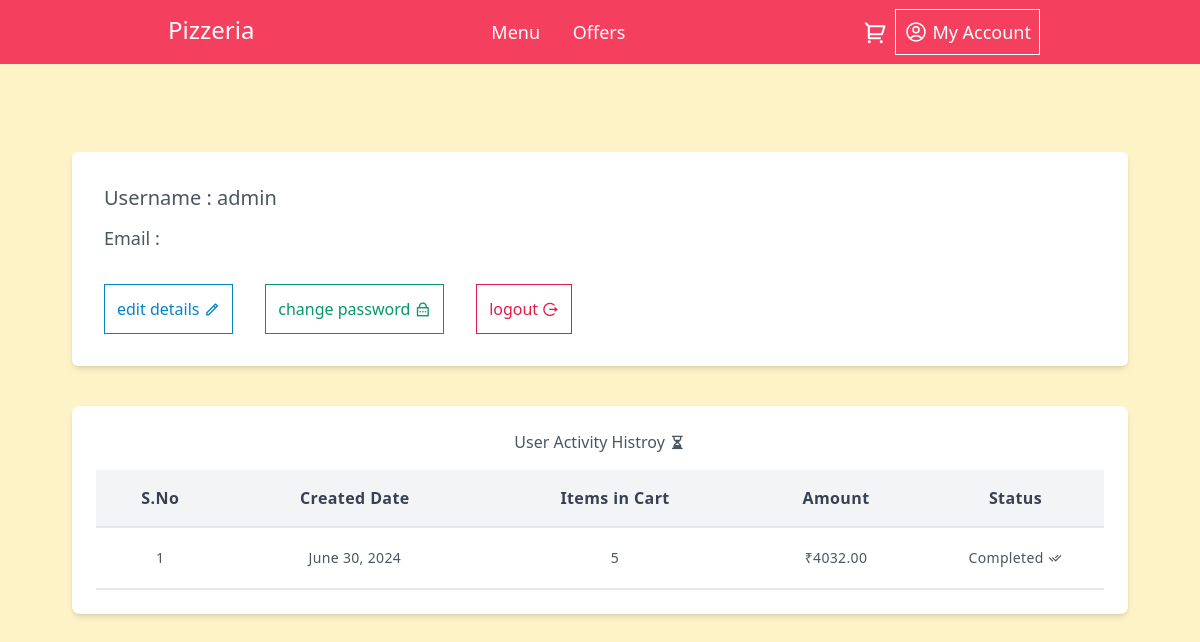
/account/ (signed in), run on an earlier commit of the app's database.
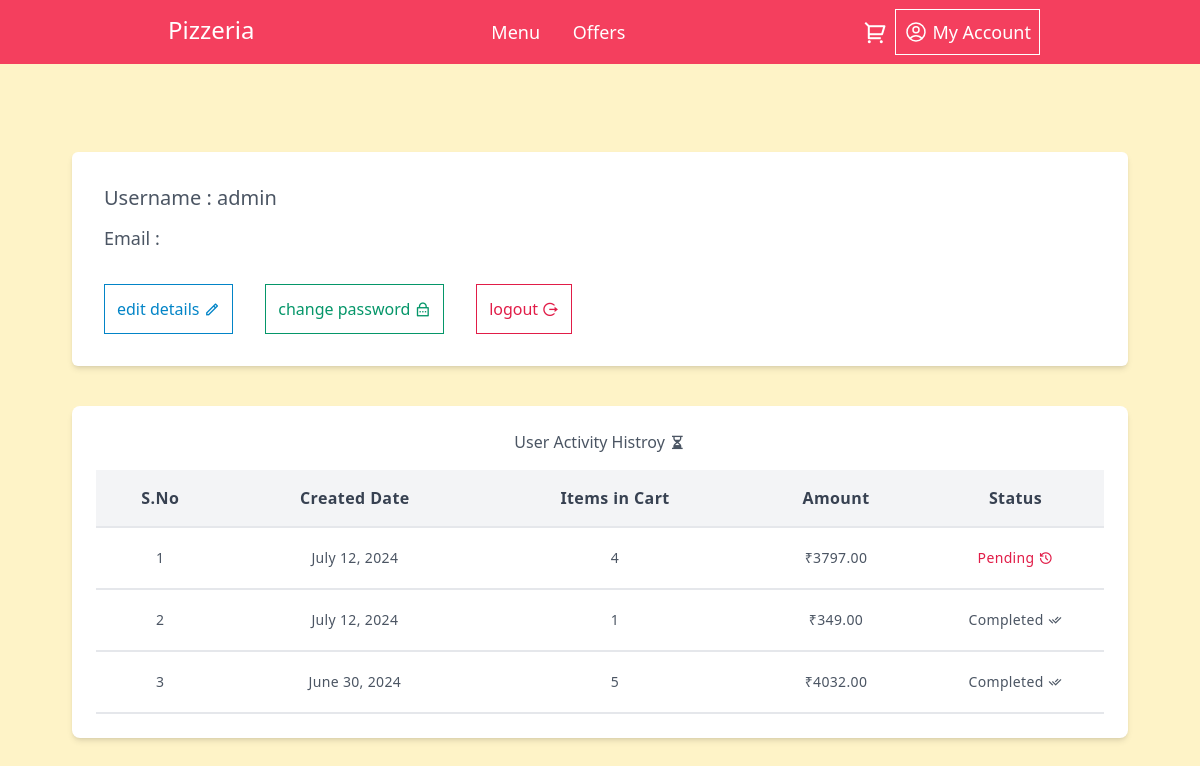
And on a later commit of the database.
### orders/models.py (models this page shows)
class BaseModel(models.Model):
    uid = models.UUIDField(default=uuid.uuid4, editable=False, primary_key=True)
    created_at = models.DateTimeField(default=timezone.now)
    updated_at = models.DateTimeField(default=timezone.now)
    class Meta:
        abstract = True

class CustomerOrder(BaseModel):
    STATUS_CHOICES = [
        ('Pending', 'Pending'), ('Completed', 'Completed')
    ]
    user = models.ForeignKey(User, null=True, blank=True, on_delete=models.SET_NULL)
    status = models.CharField(max_length=20, choices=STATUS_CHOICES, default='Pending')
    payment_request_id = models.CharField(max_length=255, blank=True, null=True)
    item_in_cart = models.IntegerField(blank=True, null=True)
    total_amount = models.DecimalField(max_digits=8, decimal_places=2, null=True)

### orders/views.py (the view)
# urls.py: path('account/', user_account, name='user_account'),
def user_account(request):
    user = User.objects.get(username = request.user.username)
    customer_order = CustomerOrder.objects.filter(user = request.user).order_by('-updated_at')
    return render(request, 'account.html', {'user':user, 'customer_order':customer_order})

### templates/account.html (shortened to what this page needs)
{% extends 'base.html' %}
{% block main %}
    <div class="bg-white rounded-md p-8 lg:m-10 shadow-md">
        <div id="user_details" class="">
            <div class="flex items-center gap-10 text-gray-600 font-medium">
                <div class="">
                    <h4 class="text-xl">Username : {{ user.username }}</h4>
                    <h4 class="mt-3 text-lg">Email : {{ user.email }}</h4>
                </div>
            </div>
            <div class="flex flex-col items-start gap-3 md:flex-row md:items-center md:space-x-5 mt-8">
                <a id="edit-button" href="" class="border p-3 border-sky-600 text-sky-600 hover:bg-sky-600 hover:text-white">edit details <i class="ri-pencil-line"></i></a>
                <a id="edit-password" href="" class="border p-3 border-emerald-600 text-emerald-600 hover:bg-emerald-600 hover:text-white">change password <i class="ri-lock-password-line"></i></a>
                <a href="{% url 'user_logout' %}" class="border p-3 border-rose-600 text-rose-600 hover:bg-rose-600 hover:text-white">logout <i class="ri-logout-circle-r-line"></i></a>
            </div>
        </div>
    </div>
    <div class="my-8 p-2 md:p-6 lg:m-10 bg-white rounded-lg shadow-md">
        <table class="w-full">
            <caption class="caption-top mb-4">
                <h3 class="text-gray-600 text-sm lg:text-base">User Activity Histroy <i class="ri-hourglass-fill"></i></h3>
            </caption>
            <thead class="bg-gray-100 border-b-2">
                <tr>
                    <th class="p-2 md:p-4 text-sm lg:text-base md:tracking-wide text-gray-700">S.No</th>
                    <th class="p-2 md:p-4 text-sm lg:text-base md:tracking-wide text-gray-700">Created Date</th>
                    <th class="p-2 md:p-4 text-sm lg:text-base md:tracking-wide text-gray-700">Items in Cart</th>
                    <th class="p-2 md:p-4 text-sm lg:text-base md:tracking-wide text-gray-700">Amount</th>
                    <th class="p-2 md:p-4 text-sm lg:text-base md:tracking-wide text-gray-700">Status</th>
                </tr>
            </thead>
            <tbody>
                {% if customer_order %}
                    {% for order in customer_order %}
                            <tr class="">
                                <td class="py-5 text-center text-sm text-gray-600 md:tracking-wide border-b-2 ">{{ forloop.counter }}</td>
                                <td class="py-5 text-center text-sm text-gray-600 md:tracking-wide border-b-2 ">{{ order.created_at |date:"F j, Y"}}</td>
                                <td class="py-5 text-center text-sm text-gray-600 md:tracking-wide border-b-2 ">{{ order.item_in_cart }}</td>
                                <td class="py-5 text-center text-sm text-gray-600 md:tracking-wide border-b-2 ">₹{{ order.total_amount }}</td>
                                <td class="py-5 text-center text-sm text-gray-600 md:tracking-wide border-b-2 {% if order.status == 'Pending' %}text-rose-600{% else %}text-emerald-600{% endif %}">{{ order.status }} {% if order.status == 'Pending' %}<i class="ri-history-line"></i>{% else %}<i class="ri-check-double-line"></i>{% endif %}</td>
                            </tr>
                    {% endfor %}
                {% else %}
                    <h2 class="text-gray-600 font-medium">No items added in cart Nor purchased </h2>
                {% endif %}
            </tbody>
        </table>
    </div>
{% endblock %}

What changed in the data, as far as the page shows it:
added CustomerOrder: created_at "July 12, 2024", item_in_cart "4", total_amount "3797.00", status "Pending"
added CustomerOrder: created_at "July 12, 2024", item_in_cart "1", total_amount "349.00", status "Completed"
